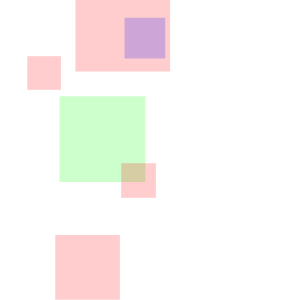
Frame 1 (no input)
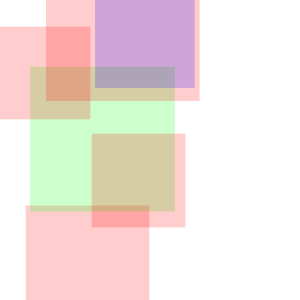
Frame 60 (the mouse pressed at the canvas centre just before this capture)
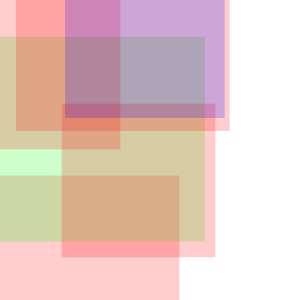
Frame 120 (the mouse held since frame 60 and released just before this capture)

The Processing sketch that drew these frames (run headless with seeded random() and noise(); from frame 60 on, the mouse is pressed at the canvas centre):

// Processing sketch: processing_21574
// ── processing_21574.pde

int num = 6;

Rect[] myRects = new Rect[num];
color[] myColors = new color[3];

void setup() {

  size(300,300);

  //explicitly add colors to the myColors array
  myColors[0] = color(255,0,0,50);
  myColors[1] = color(0,255,0,50);
  myColors[2] = color(0,0,255,50);

  for(int i=0;i<myRects.length;i++) {
    myRects[i] = new Rect();
  }

  noStroke();
  smooth();
}

void draw() {
  background(255);

  for(int i=0; i < myRects.length; i++) {
    myRects[i].update();
    myRects[i].draw();
  }
}

class Rect {

  float sizeRect = random(100);
  float x = random(20,width-20);
  float y = random(20,height-20);
  color col = myColors[floor(random(0,3))];


  Rect() {
  }

  void update() {
  }


  void draw() {
    fill(col);
    rectMode(CENTER);
    rect(x,y,sizeRect,sizeRect);

    if((sizeRect < height) || (sizeRect < width)) {
      sizeRect++;
    } 
    else {
      sizeRect = 1;
    }
  }
}
